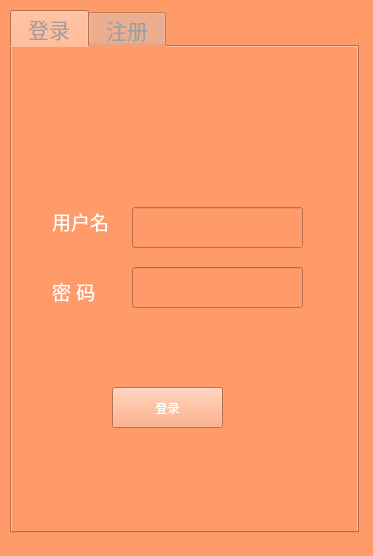
<?xml version="1.0" encoding="UTF-8"?>
<ui version="4.0">
 <class>LoginDialog</class>
 <widget class="QWidget" name="LoginDialog">
  <property name="geometry">
   <rect>
    <x>0</x>
    <y>0</y>
    <width>373</width>
    <height>556</height>
   </rect>
  </property>
  <property name="minimumSize">
   <size>
    <width>349</width>
    <height>523</height>
   </size>
  </property>
  <property name="maximumSize">
   <size>
    <width>99999</width>
    <height>99999</height>
   </size>
  </property>
  <property name="windowTitle">
   <string>Form</string>
  </property>
  <property name="styleSheet">
   <string notr="true">background-color: rgb(255, 155, 105);</string>
  </property>
  <widget class="QTabWidget" name="tabWidget">
   <property name="geometry">
    <rect>
     <x>10</x>
     <y>10</y>
     <width>349</width>
     <height>523</height>
    </rect>
   </property>
   <property name="minimumSize">
    <size>
     <width>349</width>
     <height>523</height>
    </size>
   </property>
   <property name="maximumSize">
    <size>
     <width>349</width>
     <height>523</height>
    </size>
   </property>
   <property name="font">
    <font>
     <pointsize>16</pointsize>
    </font>
   </property>
   <property name="styleSheet">
    <string notr="true">color: rgb(158, 158, 158);</string>
   </property>
   <property name="currentIndex">
    <number>0</number>
   </property>
   <widget class="QWidget" name="tab">
    <attribute name="title">
     <string> 登录 </string>
    </attribute>
    <widget class="QLabel" name="lb_name">
     <property name="geometry">
      <rect>
       <x>40</x>
       <y>160</y>
       <width>81</width>
       <height>30</height>
      </rect>
     </property>
     <property name="font">
      <font>
       <pointsize>14</pointsize>
      </font>
     </property>
     <property name="text">
      <string>&lt;html&gt;&lt;head/&gt;&lt;body&gt;&lt;p&gt;&lt;span style=&quot; color:#ffffff;&quot;&gt;用户名 &lt;/span&gt;&lt;/p&gt;&lt;/body&gt;&lt;/html&gt;</string>
     </property>
    </widget>
    <widget class="QLineEdit" name="le_name">
     <property name="geometry">
      <rect>
       <x>120</x>
       <y>160</y>
       <width>171</width>
       <height>41</height>
      </rect>
     </property>
    </widget>
    <widget class="QLabel" name="lb_password">
     <property name="geometry">
      <rect>
       <x>40</x>
       <y>230</y>
       <width>81</width>
       <height>30</height>
      </rect>
     </property>
     <property name="font">
      <font>
       <pointsize>14</pointsize>
      </font>
     </property>
     <property name="text">
      <string>&lt;html&gt;&lt;head/&gt;&lt;body&gt;&lt;p&gt;&lt;span style=&quot; color:#ffffff;&quot;&gt;密  码&lt;/span&gt;&lt;/p&gt;&lt;/body&gt;&lt;/html&gt;</string>
     </property>
    </widget>
    <widget class="QLineEdit" name="le_password">
     <property name="geometry">
      <rect>
       <x>120</x>
       <y>220</y>
       <width>171</width>
       <height>41</height>
      </rect>
     </property>
     <property name="echoMode">
      <enum>QLineEdit::Password</enum>
     </property>
    </widget>
    <widget class="QPushButton" name="pb_login">
     <property name="geometry">
      <rect>
       <x>100</x>
       <y>340</y>
       <width>111</width>
       <height>41</height>
      </rect>
     </property>
     <property name="styleSheet">
      <string notr="true">color: rgb(255, 255, 255);</string>
     </property>
     <property name="text">
      <string>登录</string>
     </property>
    </widget>
    <widget class="QPushButton" name="pb_icon">
     <property name="geometry">
      <rect>
       <x>40</x>
       <y>70</y>
       <width>60</width>
       <height>60</height>
      </rect>
     </property>
     <property name="text">
      <string/>
     </property>
     <property name="icon">
      <iconset>
       <normaloff>tb/quickhand.PNG</normaloff>tb/quickhand.PNG</iconset>
     </property>
     <property name="iconSize">
      <size>
       <width>60</width>
       <height>60</height>
      </size>
     </property>
     <property name="flat">
      <bool>true</bool>
     </property>
    </widget>
   </widget>
   <widget class="QWidget" name="tab_2">
    <attribute name="title">
     <string> 注册 </string>
    </attribute>
    <widget class="QLineEdit" name="le_register_name">
     <property name="geometry">
      <rect>
       <x>130</x>
       <y>20</y>
       <width>161</width>
       <height>30</height>
      </rect>
     </property>
    </widget>
    <widget class="QLabel" name="lb_register_name">
     <property name="geometry">
      <rect>
       <x>20</x>
       <y>20</y>
       <width>81</width>
       <height>30</height>
      </rect>
     </property>
     <property name="font">
      <font>
       <pointsize>14</pointsize>
      </font>
     </property>
     <property name="text">
      <string>&lt;html&gt;&lt;head/&gt;&lt;body&gt;&lt;p&gt;&lt;span style=&quot; color:#ffffff;&quot;&gt;用户名 &lt;/span&gt;&lt;/p&gt;&lt;/body&gt;&lt;/html&gt;</string>
     </property>
    </widget>
    <widget class="QLineEdit" name="le_register_password">
     <property name="geometry">
      <rect>
       <x>130</x>
       <y>70</y>
       <width>161</width>
       <height>30</height>
      </rect>
     </property>
     <property name="echoMode">
      <enum>QLineEdit::Password</enum>
     </property>
    </widget>
    <widget class="QPushButton" name="pb_register">
     <property name="geometry">
      <rect>
       <x>40</x>
       <y>420</y>
       <width>98</width>
       <height>30</height>
      </rect>
     </property>
     <property name="text">
      <string>注册</string>
     </property>
    </widget>
    <widget class="QLabel" name="lb_register_password">
     <property name="geometry">
      <rect>
       <x>20</x>
       <y>70</y>
       <width>81</width>
       <height>30</height>
      </rect>
     </property>
     <property name="font">
      <font>
       <pointsize>14</pointsize>
      </font>
     </property>
     <property name="text">
      <string>&lt;html&gt;&lt;head/&gt;&lt;body&gt;&lt;p&gt;&lt;span style=&quot; color:#ffffff;&quot;&gt;密码&lt;/span&gt;&lt;/p&gt;&lt;/body&gt;&lt;/html&gt;</string>
     </property>
    </widget>
    <widget class="QLineEdit" name="le_register_confirm">
     <property name="geometry">
      <rect>
       <x>130</x>
       <y>120</y>
       <width>161</width>
       <height>30</height>
      </rect>
     </property>
     <property name="echoMode">
      <enum>QLineEdit::Password</enum>
     </property>
    </widget>
    <widget class="QLabel" name="lb_register_confirm">
     <property name="geometry">
      <rect>
       <x>20</x>
       <y>120</y>
       <width>101</width>
       <height>30</height>
      </rect>
     </property>
     <property name="font">
      <font>
       <pointsize>14</pointsize>
      </font>
     </property>
     <property name="text">
      <string>&lt;html&gt;&lt;head/&gt;&lt;body&gt;&lt;p&gt;&lt;span style=&quot; color:#ffffff;&quot;&gt;确认密码&lt;/span&gt;&lt;/p&gt;&lt;/body&gt;&lt;/html&gt;</string>
     </property>
    </widget>
    <widget class="QPushButton" name="pb_register_clear">
     <property name="geometry">
      <rect>
       <x>180</x>
       <y>420</y>
       <width>98</width>
       <height>30</height>
      </rect>
     </property>
     <property name="text">
      <string>清空</string>
     </property>
    </widget>
    <widget class="QGroupBox" name="gb_like">
     <property name="geometry">
      <rect>
       <x>20</x>
       <y>200</y>
       <width>261</width>
       <height>181</height>
      </rect>
     </property>
     <property name="font">
      <font>
       <pointsize>12</pointsize>
      </font>
     </property>
     <property name="title">
      <string/>
     </property>
     <widget class="QCheckBox" name="cb_all">
      <property name="geometry">
       <rect>
        <x>30</x>
        <y>10</y>
        <width>101</width>
        <height>19</height>
       </rect>
      </property>
      <property name="text">
       <string>全选</string>
      </property>
     </widget>
     <widget class="QCheckBox" name="cb_allnot">
      <property name="geometry">
       <rect>
        <x>150</x>
        <y>10</y>
        <width>101</width>
        <height>19</height>
       </rect>
      </property>
      <property name="text">
       <string>全不选</string>
      </property>
     </widget>
     <widget class="QCheckBox" name="cb_food">
      <property name="geometry">
       <rect>
        <x>30</x>
        <y>40</y>
        <width>101</width>
        <height>19</height>
       </rect>
      </property>
      <property name="text">
       <string>美食</string>
      </property>
     </widget>
     <widget class="QCheckBox" name="cb_funny">
      <property name="geometry">
       <rect>
        <x>150</x>
        <y>40</y>
        <width>101</width>
        <height>19</height>
       </rect>
      </property>
      <property name="text">
       <string>新闻</string>
      </property>
     </widget>
     <widget class="QCheckBox" name="cb_ennegy">
      <property name="geometry">
       <rect>
        <x>30</x>
        <y>100</y>
        <width>101</width>
        <height>19</height>
       </rect>
      </property>
      <property name="text">
       <string>科学</string>
      </property>
     </widget>
     <widget class="QCheckBox" name="cb_dance">
      <property name="geometry">
       <rect>
        <x>150</x>
        <y>100</y>
        <width>101</width>
        <height>19</height>
       </rect>
      </property>
      <property name="text">
       <string>搞笑</string>
      </property>
     </widget>
     <widget class="QCheckBox" name="cb_music">
      <property name="geometry">
       <rect>
        <x>30</x>
        <y>70</y>
        <width>101</width>
        <height>19</height>
       </rect>
      </property>
      <property name="text">
       <string>宠物</string>
      </property>
     </widget>
     <widget class="QCheckBox" name="cb_video">
      <property name="geometry">
       <rect>
        <x>150</x>
        <y>70</y>
        <width>101</width>
        <height>19</height>
       </rect>
      </property>
      <property name="text">
       <string>旅游</string>
      </property>
     </widget>
     <widget class="QCheckBox" name="cb_outside">
      <property name="geometry">
       <rect>
        <x>30</x>
        <y>130</y>
        <width>101</width>
        <height>19</height>
       </rect>
      </property>
      <property name="text">
       <string>音乐</string>
      </property>
     </widget>
     <widget class="QCheckBox" name="cb_edu">
      <property name="geometry">
       <rect>
        <x>150</x>
        <y>130</y>
        <width>101</width>
        <height>19</height>
       </rect>
      </property>
      <property name="text">
       <string>电影</string>
      </property>
     </widget>
    </widget>
   </widget>
  </widget>
 </widget>
 <tabstops>
  <tabstop>le_register_name</tabstop>
  <tabstop>le_register_password</tabstop>
  <tabstop>le_register_confirm</tabstop>
  <tabstop>pb_register</tabstop>
  <tabstop>tabWidget</tabstop>
  <tabstop>le_name</tabstop>
  <tabstop>le_password</tabstop>
  <tabstop>pb_login</tabstop>
  <tabstop>pb_register_clear</tabstop>
 </tabstops>
 <resources/>
 <connections/>
</ui>
